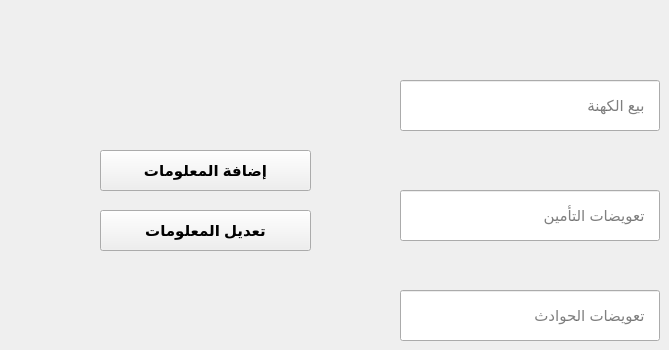
    <widget class="QWidget" name="tab_5">
     <attribute name="title">
      <string>الإيرادات</string>
     </attribute>
     <widget class="QLineEdit" name="lineEdit_62">
      <property name="geometry">
       <rect>
        <x>400</x>
        <y>80</y>
        <width>260</width>
        <height>51</height>
       </rect>
      </property>
      <property name="font">
       <font>
        <pointsize>11</pointsize>
       </font>
      </property>
      <property name="locale">
       <locale language="Arabic" country="Egypt"/>
      </property>
      <property name="alignment">
       <set>Qt::AlignLeading|Qt::AlignLeft|Qt::AlignVCenter</set>
      </property>
      <property name="placeholderText">
       <string>   بيع الكهنة</string>
      </property>
     </widget>
     <widget class="QLineEdit" name="lineEdit_63">
      <property name="geometry">
       <rect>
        <x>400</x>
        <y>290</y>
        <width>260</width>
        <height>51</height>
       </rect>
      </property>
      <property name="font">
       <font>
        <pointsize>11</pointsize>
       </font>
      </property>
      <property name="locale">
       <locale language="Arabic" country="Egypt"/>
      </property>
      <property name="alignment">
       <set>Qt::AlignLeading|Qt::AlignLeft|Qt::AlignVCenter</set>
      </property>
      <property name="placeholderText">
       <string>   تعويضات الحوادث</string>
      </property>
     </widget>
     <widget class="QLineEdit" name="lineEdit_64">
      <property name="geometry">
       <rect>
        <x>400</x>
        <y>190</y>
        <width>260</width>
        <height>51</height>
       </rect>
      </property>
      <property name="font">
       <font>
        <pointsize>11</pointsize>
       </font>
      </property>
      <property name="locale">
       <locale language="Arabic" country="Egypt"/>
      </property>
      <property name="alignment">
       <set>Qt::AlignLeading|Qt::AlignLeft|Qt::AlignVCenter</set>
      </property>
      <property name="placeholderText">
       <string>   تعويضات التأمين</string>
      </property>
     </widget>
     <widget class="QPushButton" name="pushButton_19">
      <property name="geometry">
       <rect>
        <x>100</x>
        <y>210</y>
        <width>211</width>
        <height>41</height>
       </rect>
      </property>
      <property name="font">
       <font>
        <pointsize>11</pointsize>
        <weight>75</weight>
        <bold>true</bold>
       </font>
      </property>
      <property name="text">
       <string>تعديل المعلومات</string>
      </property>
     </widget>
     <widget class="QPushButton" name="pushButton_20">
      <property name="geometry">
       <rect>
        <x>100</x>
        <y>150</y>
        <width>211</width>
        <height>41</height>
       </rect>
      </property>
      <property name="font">
       <font>
        <pointsize>11</pointsize>
        <weight>75</weight>
        <bold>true</bold>
       </font>
      </property>
      <property name="text">
       <string>إضافة المعلومات</string>
      </property>
     </widget>
    </widget>
